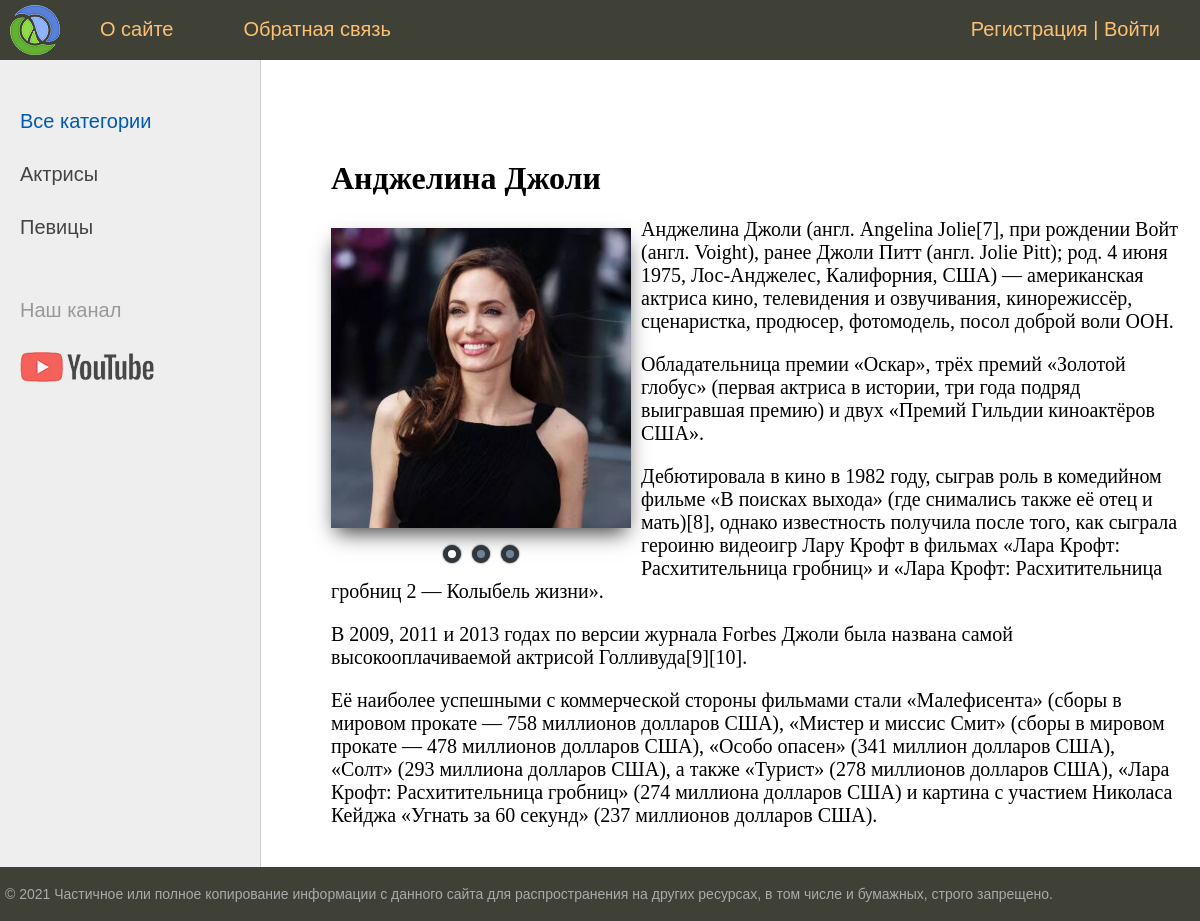
The app's page /post/andzhelina-dzholi/ with its own data.
### women/models.py (models this page shows, shortened)
class Category(models.Model):
    name = models.CharField(max_length=100, db_index=True, verbose_name="Категория")
    slug = models.SlugField(max_length=255, unique=True, db_index=True, verbose_name="URL")
    """
    def get_absolute_url(self):
        return reverse('category', kwargs={'cat_id': self.pk})
    """
    def get_absolute_url(self):
        return reverse('category', kwargs={'cat_slug': self.slug})
    class Meta:
        verbose_name = 'Категория'
        verbose_name_plural = 'Категории'
        ordering = ['id']

class Women(models.Model):
    title = models.CharField(max_length=255, verbose_name="Заголовок")
    slug = models.SlugField(max_length=255, unique=True, db_index=True, verbose_name="URL")
    content = models.TextField(blank=True, verbose_name="Текст статьи")
    time_create = models.DateTimeField(auto_now_add=True, verbose_name="Время создания")
    time_update = models.DateTimeField(auto_now=True, verbose_name="Время изменения")
    is_published = models.BooleanField(default=True, verbose_name="Публикация")
    cat = models.ForeignKey('Category', on_delete=models.PROTECT, verbose_name="Категории")
    first_photo = models.ForeignKey('WomenPhoto', null=True, on_delete=models.PROTECT, verbose_name="Фотография", related_name="+")
    def __str__(self):
        return self.title
    """
    def get_absolute_url(self):
        return reverse('post', kwargs={'post_id': self.pk})
    """
    def get_absolute_url(self):
        return reverse('post', kwargs={'post_slug': self.slug})
    """
    def get_absolute_url2(self):
        return reverse('post', kwargs={'post_id': self.pk})
    """
    class Meta:
        verbose_name = 'Известные женщины'
        verbose_name_plural = 'Известные женщины'
        ordering = ['id']

class WomenPhoto(models.Model):
    photo = models.ImageField(upload_to="photos/%Y/%m/%d/", verbose_name="Фото")
    women = models.ForeignKey(Women, on_delete=models.PROTECT, verbose_name="Известные женщины")
    class Meta:
        verbose_name = 'Фотография известной женщины'
        verbose_name_plural = 'Фотографии известных женщин'
        ordering = ['id']

### women/views.py (the view)
# urls.py: path('post/<slug:post_slug>/', ShowPost.as_view(), name='post'),
class ShowPost(DataMixin, DetailView):
    model = Women
    template_name = 'women/post.html'
    slug_url_kwarg = 'post_slug'
    context_object_name = 'post'
    def get_context_data(self, *, object_list=None, **kwargs):
        context = super().get_context_data(**kwargs)
        c_def = self.get_user_context(title=context['post'])
        return dict(list(context.items()) + list(c_def.items()))

### women/templatetags/women_tags.py (called while the page is built)
@register.simple_tag(name='getcats')
def get_categories(filter=None):
    if not filter:
        return Category.objects.all()
    else:
        return Category.objects.filter(pk=filter)

@register.inclusion_tag('women/list_menu.html', takes_context=True)
def show_menu(context):
    request = context['request']
    user_menu = menu.copy()
    if not request.user.is_authenticated:
        user_menu.pop(1)
    context['menu'] = user_menu
    return context

@register.inclusion_tag('women/photo_post.html')
def show_photos_in_post(women_id=0):
    photos = WomenPhoto.objects.filter(women_id=women_id)
    return {"photos": photos}

### women/utils.py (called while the page is built)
    def get_user_context(self, **kwargs):
        context = kwargs
        cats = cache.get('cats')
        if not cats:
            cats = Category.objects.annotate(Count('women'))
            cache.set('cats', cats, 60)
        user_menu = menu.copy()
        if not self.request.user.is_authenticated:
            user_menu.pop(1)
        context['menu'] = user_menu
        context['cats'] = cats
        if 'cat_selected' not in context:
            context['cat_selected'] = 0
        return context

### women/templates/women/post.html
{% extends 'women/base.html' %}
{% load women_tags %}
{% block content %}
<h1>{{post.title}}</h1>
{% show_photos_in_post women_id=post.pk %}
{{post.content|linebreaks}}
{% endblock %}

### women/templates/women/base.html (shortened to what this page needs)
{% load static %}
{% load static %}
{% load women_tags %}
<!DOCTYPE html>
<html>
<head>
	<link type="text/css" href="{% static 'women/css/styles.css' %}" rel="stylesheet" />
</head>
<body>
<table class="table-page" border=0 cellpadding="0" cellspacing="0">
<tr><td valign=top>
{% block mainmenu %}
		<div class="header">
			<ul id="mainmenu" class="mainmenu">
					<li class="logo"><a href="{% url 'home' %}"><div class="logo"></div></a></li>
				{% show_menu %}
			</ul>
		</div>
{% endblock mainmenu %}
<table class="table-content" border=0 cellpadding="0" cellspacing="0">
<tr>
	<td valign="top" class="left-chapters">
		{% getcats as categories %}
	<ul id="leftchapters">
{% if cat_selected == 0 %}
                   <li class="selected">Все категории</li>
{% else %}
		<!--
		Отображается ссылка
		-->
                   <li><a href="{% url 'home' %}">Все категории</a></li>
{% endif %}
		{% for c in cats %}
		{% if c.women__count > 0 %}
         {% if c.pk == cat_selected %}
                   <li class="selected">{{c.name}}</li>
         {% else %}
                   <li><a href="{{ c.get_absolute_url }}">{{c.name}}</a></li>
         {% endif %}
		{% endif %}
		{% endfor %}
		<li class="share">
		<p>Наш канал</p>
		<a class="share-yt" href="https://www.youtube.com/channel/UClJzWfGWuGJL2t-3dYKcHTA/playlists" target="_blank" rel="nofollow"></a>
		</li>
	</ul>
</td>
<td valign="top" class="content">
	<div class="content-text">
{% block content %}
{% endblock %}
	</div>
</td></tr></table>
</td></tr>
<tr><td valign=top>
	<div id="footer">
		<p>&copy; 2021 Частичное или полное копирование информации с данного сайта для распространения на других ресурсах, в том числе и бумажных, строго запрещено.</p>
	</div>
</td></tr></table>
</body>
</html>

### women/templates/women/photo_post.html (shortened to what this page needs)
{% if photos|length > 0 %}
	{% if photos|length >= 3 %}
<div class="slider">
  <div class="switch">
    <label for="btn1"></label>
    <label for="btn2"></label>
    <label for="btn3"></label>
  </div>
  <div class="slider-inner">
    <div class="slides">
        <img src="{{photos.0.photo.url}}"/>
    </div>
  </div>
</div>
	{% else %}
		{% for ph in photos %}
				<p><img class="img-article-left" src="{{ph.photo.url}}"></p>
		{% endfor %}
	{% endif %}
{% endif %}

### women/static/women/css/styles.css (style rules this page uses)
html, body { font-family: 'Arial'; margin: 0; padding: 0; height: 100%; width: 100%; color: #444; }
a { color: #0059b2; text-decoration: none; }
img { max-width: 600px; height: auto; }
.table-page { width: 100%; height: 100%; vertical-align: top; }
.table-page tr { height: 100%; }
.header { background: #3F4137; height: 60px; }
.logo { background: url('../images/logo.png') no-repeat 10px 5px; width: 70px; height: 60px; }
ul.mainmenu { list-style: none; margin: 0; padding: 0; height: 60px; color: #fdc073; font-size: 20px; overflow: hidden; }
ul.mainmenu li { float: left; margin: 18px 40px 0 30px; }
ul.mainmenu li.logo { margin: 0; }
ul.mainmenu li a { color: #fdc073; text-decoration: none; }
.table-content { width: 100%; min-height: 100%; height: 100%; }
.left-chapters { margin: 0; background: #eee; border-right: 1px solid #ccc; min-height: 100%; }
.left-chapters ul { width: 230px; min-height: 100%; margin: 0; padding: 20px 10px 10px 20px; list-style: none; font-size: 20px; }
.left-chapters ul li { margin: 30px 0 0 0; color: #999; }
.left-chapters ul li.selected { color: #0059b2; }
.left-chapters ul li a { color: #444; text-decoration: none; }
.left-chapters ul li.share { margin: 60px 0 0 0; }
.left-chapters ul li.share p { margin: 30px 0 30px 0; }
.left-chapters ul li.share a { display: inline-block; width: 40px; height: 40px; margin: 0 20px 0 0; }
.left-chapters ul li.share a.share-yt { width: 100%; height: 30px; background: url('../images/share_yt.png') no-repeat 0 0 }
.content { padding: 40px 20px 20px 40px; width: 100%; box-sizing: border-box; }
.content-text { margin: 60px 0 0 30px; color: #000; font-size: 20px; font-family: Yandex Sans Display Light; }
.content-text h1 { font-size: 32px; }
#footer { box-sizing: border-box; background: #3F4137; padding: 5px; color: #aaa; font-size: 14px; font-family: Verdana, Geneva, Arial, Helvetica; text-align: left; overflow: hidden; }
.slider { position: relative; width: 300px; height: 300px; float: left; margin: 10px 10px 30px auto; box-shadow: 0 10px 20px -5px rgba(0, 0, 0, 0.75); }
.switch { position: absolute; left: 0; bottom: -40px; text-align: center; width: 100%; }
.switch label { display: inline-block; width: 8px; height: 8px; cursor: pointer; margin: 0 3px; box-shadow: 0 0 2px 0 rgba(0, 0, 0, .8); border-radius: 50%; border: 5px solid #2f363c; background-color: #738290; }
#btn1:checked~.switch label[for="btn1"] { background-color: white; }
.slider-inner { overflow: hidden; }
.slides { display: flex; width: 100%; transition: all 0.5s; }
.slides img { flex-shrink:0; object-fit: cover; width: 300px; height: 300px; }

### records on screen
Category: name "Актрисы"
Category: name "Певицы"
Women: title "Анджелина Джоли", content "Анджелина Джоли (англ. Angelina Jolie[7], при рождении Войт (англ. Voight), ранее Джоли Питт (англ. Jolie Pitt); род. 4 июня 1975, Лос-Анджелес, Калифорния, США) — американская актриса кино, телевидения и озвучивания, кинорежиссёр, сценаристка, продюсер, фотомодель, посол доброй воли ООН. Обладательница премии «Оскар», трёх премий «Золотой глобус» (первая актриса в истории, три года подряд выигравшая премию) и двух «Премий Гильдии киноактёров США». Дебютировала в кино в 1982 году, сыграв роль в комедийном фильме «В поисках выхода» (где снимались также её отец и мать)[8], однако известность получила после того, как сыграла героиню видеоигр Лару Крофт в фильмах «Лара Крофт: Расхитительница…"
WomenPhoto: photo (picture)

### other values on screen
{{ m.title }} "О сайте" "Обратная связь"
